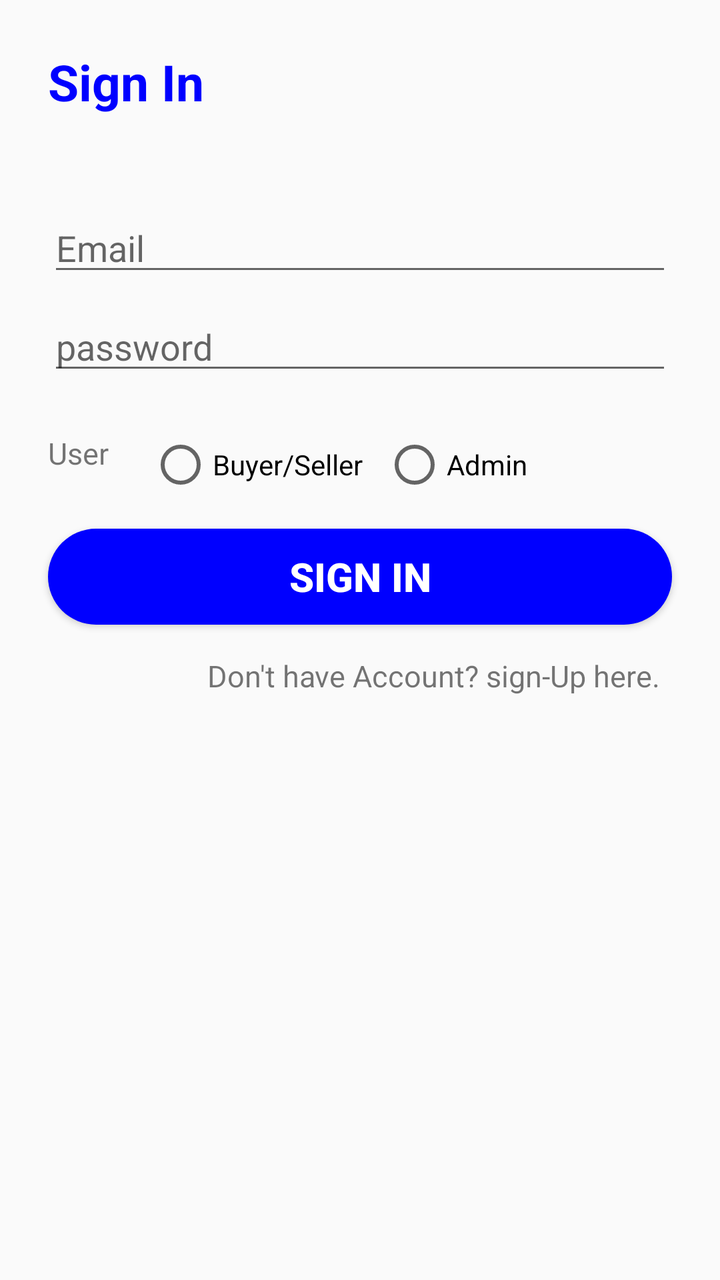
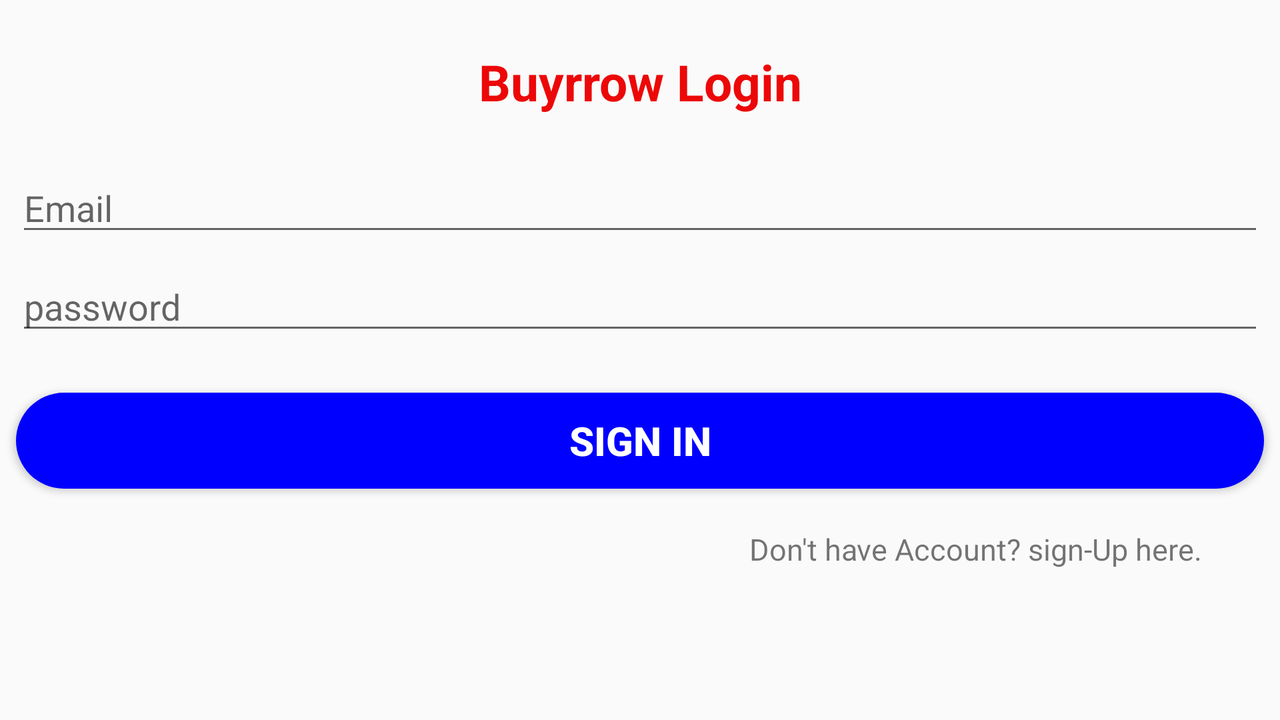

The same Android screen from two of the app's own layout files: first res/layout/ as a phone draws it, then the author's variant for another configuration, drawn on a device whose configuration selects that folder. Both files follow.
<!-- AndroidManifest.xml: application theme AppTheme -->
<!-- res/layout/login_activity.xml -->
<?xml version="1.0" encoding="utf-8"?>
<androidx.constraintlayout.widget.ConstraintLayout xmlns:android="http://schemas.android.com/apk/res/android"
    xmlns:app="http://schemas.android.com/apk/res-auto"
    xmlns:tools="http://schemas.android.com/tools"
    android:layout_width="match_parent"
    android:layout_height="match_parent">


    <EditText
        android:id="@+id/emailSignIn"
        android:layout_width="0dp"
        android:layout_height="wrap_content"
        android:layout_marginStart="24dp"
        android:layout_marginTop="44dp"
        android:layout_marginEnd="24dp"
        android:ems="10"
        android:hint="Email"
        android:inputType="textEmailAddress"
        app:layout_constraintEnd_toEndOf="parent"
        app:layout_constraintHorizontal_bias="0.0"
        app:layout_constraintStart_toStartOf="parent"
        app:layout_constraintTop_toBottomOf="@+id/textView2" />

    <EditText
        android:id="@+id/passwordSignIn"
        android:layout_width="0dp"
        android:layout_height="wrap_content"
        android:layout_marginStart="24dp"
        android:layout_marginTop="8dp"
        android:layout_marginEnd="24dp"
        android:ems="10"
        android:hint="password"
        android:inputType="textPassword"
        app:layout_constraintEnd_toEndOf="parent"
        app:layout_constraintStart_toStartOf="parent"
        app:layout_constraintTop_toBottomOf="@+id/emailSignIn" />

    <TextView
        android:id="@+id/textView2"
        android:layout_width="wrap_content"
        android:layout_height="wrap_content"
        android:layout_marginStart="24dp"
        android:layout_marginTop="24dp"
        android:text="Sign In"
        android:textColor="#0000FF"
        android:textSize="25dp"
        android:textStyle="bold"
        app:layout_constraintEnd_toEndOf="parent"
        app:layout_constraintHorizontal_bias="0.0"
        app:layout_constraintStart_toStartOf="parent"
        app:layout_constraintTop_toTopOf="parent" />

    <LinearLayout
        android:id="@+id/users_radioBtn_layout"
        android:layout_width="match_parent"
        android:layout_height="wrap_content"
        android:layout_marginLeft="24dp"
        android:layout_marginTop="24dp"
        android:layout_marginRight="24dp"
        android:orientation="horizontal"
        app:layout_constraintBottom_toTopOf="@+id/signIn"

        app:layout_constraintLeft_toLeftOf="parent"
        app:layout_constraintRight_toRightOf="parent"
        app:layout_constraintTop_toBottomOf="@+id/passwordSignIn">


        <TextView
            android:layout_width="wrap_content"
            android:layout_height="wrap_content"
            android:text="User"
            android:textSize="15dp" />

        <RadioGroup xmlns:android="http://schemas.android.com/apk/res/android"
            android:id="@+id/id_radioGroup"
            android:layout_width="match_parent"
            android:layout_height="wrap_content"
            android:layout_gravity="center"
            android:layout_marginLeft="10dp"
            android:orientation="horizontal">

            <RadioButton
                android:id="@+id/id_user_buyerSeller"
                android:layout_width="wrap_content"
                android:layout_height="wrap_content"
                android:layout_marginLeft="10dp"
                android:text="Buyer/Seller" />

            <RadioButton
                android:id="@+id/id_user_admin"
                android:layout_width="wrap_content"
                android:layout_height="wrap_content"
                android:layout_marginLeft="10dp"
                android:text="Admin" />

        </RadioGroup>


    </LinearLayout>


    <Button

        android:id="@+id/signIn"
        android:layout_width="match_parent"
        android:layout_height="wrap_content"
        android:layout_marginStart="24dp"
        android:layout_marginTop="16dp"
        android:layout_marginEnd="24dp"
        android:background="@drawable/rounded_button_background"
        android:text="Sign in"
        android:textColor="#ffffff"
        android:textSize="20dp"
        android:textStyle="bold"
        app:layout_constraintEnd_toEndOf="parent"
        app:layout_constraintHorizontal_bias="1.0"
        app:layout_constraintStart_toStartOf="parent"
        app:layout_constraintTop_toBottomOf="@+id/users_radioBtn_layout" />

    <TextView
        android:id="@+id/signupTv"
        android:layout_width="wrap_content"
        android:layout_height="wrap_content"
        android:text="Don't have Account? sign-Up here."
        android:textSize="15dp"
        app:layout_constraintBottom_toBottomOf="parent"
        app:layout_constraintEnd_toEndOf="parent"
        app:layout_constraintHorizontal_bias="0.775"
        app:layout_constraintStart_toStartOf="parent"
        app:layout_constraintTop_toBottomOf="@+id/signIn"
        app:layout_constraintVertical_bias="0.05" />
</androidx.constraintlayout.widget.ConstraintLayout>
<!-- resources referenced by this layout -->
<resources>
  <!-- drawable rounded_button_background (drawable) -->
  <?xml version="1.0" encoding="utf-8"?>
  <shape xmlns:android="http://schemas.android.com/apk/res/android"
      android:shape="rectangle">
  
      <solid
          android:color="#0000FF"
          />
  
      <corners
          android:radius="25dp"
          />
  
  </shape>
  <style name="AppTheme" parent="Theme.AppCompat.Light.DarkActionBar">
          
  
  
  
          <item name="colorPrimary">#0000FF</item>
          <item name="colorPrimaryDark">#0000FF</item>
          <item name="colorAccent">#000000</item>
  
      </style>
</resources>
<!-- res/layout-land/login_activity.xml (the author's variant of the layout above) -->
<!-- drawn on the phone turned sideways -->
<?xml version="1.0" encoding="utf-8"?>
<androidx.constraintlayout.widget.ConstraintLayout
    xmlns:android="http://schemas.android.com/apk/res/android"
    xmlns:app="http://schemas.android.com/apk/res-auto"
    xmlns:tools="http://schemas.android.com/tools"
    android:layout_width="match_parent"
    android:layout_height="match_parent">


    <EditText
        android:id="@+id/emailSignIn"
        android:layout_width="0dp"
        android:layout_height="wrap_content"
        android:layout_marginStart="8dp"
        android:layout_marginTop="24dp"
        android:layout_marginEnd="8dp"
        android:ems="10"
        android:hint="Email"
        android:inputType="textEmailAddress"
        app:layout_constraintEnd_toEndOf="parent"
        app:layout_constraintHorizontal_bias="0.0"
        app:layout_constraintStart_toStartOf="parent"
        app:layout_constraintTop_toBottomOf="@+id/textView2" />

    <EditText
        android:id="@+id/passwordSignIn"
        android:layout_width="0dp"
        android:layout_height="wrap_content"
        android:layout_marginStart="8dp"
        android:layout_marginTop="8dp"
        android:layout_marginEnd="8dp"
        android:ems="10"
        android:hint="password"
        android:inputType="numberPassword"
        app:layout_constraintEnd_toEndOf="parent"
        app:layout_constraintStart_toStartOf="parent"
        app:layout_constraintTop_toBottomOf="@+id/emailSignIn" />

    <TextView
        android:id="@+id/textView2"
        android:layout_width="wrap_content"
        android:layout_height="wrap_content"
        android:layout_marginStart="8dp"
        android:layout_marginTop="24dp"
        android:layout_marginEnd="8dp"
        android:text="Buyrrow Login"
        android:textColor="#EC0808"
        android:textSize="25dp"
        android:textStyle="bold"
        app:layout_constraintEnd_toEndOf="parent"

        app:layout_constraintStart_toStartOf="parent"
        app:layout_constraintTop_toTopOf="parent" />

    <Button
        android:id="@+id/signIn"
        android:layout_width="match_parent"
        android:layout_height="wrap_content"
        android:layout_marginStart="8dp"
        android:layout_marginTop="24dp"
        android:layout_marginEnd="8dp"
        android:background="@drawable/rounded_button_background"

        android:text="Sign in"
        android:textColor="#ffffff"
        android:textSize="20dp"
        android:textStyle="bold"
        app:layout_constraintEnd_toEndOf="parent"
        app:layout_constraintHorizontal_bias="1.0"
        app:layout_constraintStart_toStartOf="parent"
        app:layout_constraintTop_toBottomOf="@+id/passwordSignIn" />

    <TextView
        android:id="@+id/signupTv"
        android:layout_width="wrap_content"
        android:layout_height="wrap_content"
        android:layout_marginStart="8dp"

        android:layout_marginTop="8dp"
        android:layout_marginEnd="8dp"
        android:text="Don't have Account? sign-Up here."
        android:textSize="15dp"
        app:layout_constraintBottom_toBottomOf="parent"
        app:layout_constraintEnd_toEndOf="parent"
        app:layout_constraintHorizontal_bias="0.922"
        app:layout_constraintStart_toStartOf="parent"
        app:layout_constraintTop_toBottomOf="@+id/signIn"
        app:layout_constraintVertical_bias="0.137" />
</androidx.constraintlayout.widget.ConstraintLayout>
